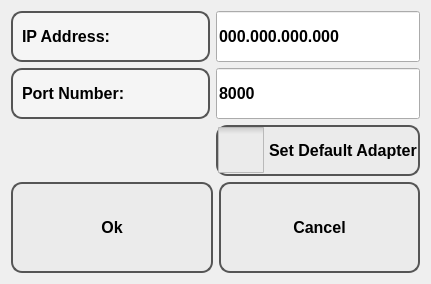
<?xml version="1.0" encoding="UTF-8"?>
<ui version="4.0">
 <class>TcpDialog</class>
 <widget class="QDialog" name="TcpDialog">
  <property name="geometry">
   <rect>
    <x>0</x>
    <y>0</y>
    <width>431</width>
    <height>282</height>
   </rect>
  </property>
  <property name="windowTitle">
   <string>TCP Dialog</string>
  </property>
  <layout class="QGridLayout" name="gridLayout">
   <item row="0" column="0">
    <widget class="QLabel" name="label">
     <property name="font">
      <font>
       <pointsize>12</pointsize>
       <weight>75</weight>
       <bold>true</bold>
      </font>
     </property>
     <property name="styleSheet">
      <string notr="true">QLabel {
background-color: rgb(245, 245, 245);
border: 2px solid #555;
border-radius: 11px;
padding: 5px;
}</string>
     </property>
     <property name="text">
      <string>IP Address:</string>
     </property>
    </widget>
   </item>
   <item row="0" column="1">
    <widget class="QLineEdit" name="lineEditIpAdress">
     <property name="minimumSize">
      <size>
       <width>191</width>
       <height>51</height>
      </size>
     </property>
     <property name="font">
      <font>
       <pointsize>12</pointsize>
       <weight>75</weight>
       <bold>true</bold>
      </font>
     </property>
     <property name="text">
      <string>000.000.000.000</string>
     </property>
    </widget>
   </item>
   <item row="1" column="0">
    <widget class="QLabel" name="label_2">
     <property name="font">
      <font>
       <pointsize>12</pointsize>
       <weight>75</weight>
       <bold>true</bold>
      </font>
     </property>
     <property name="styleSheet">
      <string notr="true">QLabel {
background-color: rgb(245, 245, 245);
border: 2px solid #555;
border-radius: 11px;
padding: 5px;
}</string>
     </property>
     <property name="text">
      <string>Port Number:</string>
     </property>
    </widget>
   </item>
   <item row="1" column="1">
    <widget class="QLineEdit" name="lineEditPort">
     <property name="minimumSize">
      <size>
       <width>191</width>
       <height>51</height>
      </size>
     </property>
     <property name="font">
      <font>
       <pointsize>12</pointsize>
       <weight>75</weight>
       <bold>true</bold>
      </font>
     </property>
     <property name="text">
      <string>8000</string>
     </property>
    </widget>
   </item>
   <item row="2" column="1">
    <widget class="QCheckBox" name="checkBox">
     <property name="minimumSize">
      <size>
       <width>111</width>
       <height>51</height>
      </size>
     </property>
     <property name="font">
      <font>
       <pointsize>12</pointsize>
       <weight>75</weight>
       <bold>true</bold>
      </font>
     </property>
     <property name="styleSheet">
      <string notr="true">QCheckBox:indicator {
     width: 46px;
     height: 46px;
 }

QCheckBox {
     spacing: 5px;
background-color: rgb(235, 235, 235);
border: 2px solid #555;
border-radius: 11px;
    
 }
</string>
     </property>
     <property name="text">
      <string>Set Default Adapter</string>
     </property>
    </widget>
   </item>
   <item row="3" column="0" colspan="2">
    <layout class="QHBoxLayout" name="horizontalLayout">
     <item>
      <widget class="QPushButton" name="pushButtonOk">
       <property name="sizePolicy">
        <sizepolicy hsizetype="Preferred" vsizetype="Preferred">
         <horstretch>0</horstretch>
         <verstretch>0</verstretch>
        </sizepolicy>
       </property>
       <property name="minimumSize">
        <size>
         <width>94</width>
         <height>91</height>
        </size>
       </property>
       <property name="font">
        <font>
         <pointsize>12</pointsize>
         <weight>75</weight>
         <bold>true</bold>
        </font>
       </property>
       <property name="styleSheet">
        <string notr="true">QPushButton {
background-color: rgb(235, 235, 235);
border: 2px solid #555;
border-radius: 11px;
padding: 5px;
background: qradialgradient(cx: 0.3, cy: -0.4,
fx: 0.3, fy: -0.4,
radius: 1.35, stop: 0 #fff, stop: 1 #888);
min-width: 80px;
}

QPushButton:pressed {
background: qradialgradient(cx: 0.4, cy: -0.1,
fx: 0.4, fy: -0.1,
radius: 1.35, stop: 0 #fff, stop: 1 #ddd);
}</string>
       </property>
       <property name="text">
        <string>Ok</string>
       </property>
      </widget>
     </item>
     <item>
      <widget class="QPushButton" name="pushButtonCancel">
       <property name="sizePolicy">
        <sizepolicy hsizetype="Preferred" vsizetype="Preferred">
         <horstretch>0</horstretch>
         <verstretch>0</verstretch>
        </sizepolicy>
       </property>
       <property name="minimumSize">
        <size>
         <width>94</width>
         <height>91</height>
        </size>
       </property>
       <property name="font">
        <font>
         <pointsize>12</pointsize>
         <weight>75</weight>
         <bold>true</bold>
        </font>
       </property>
       <property name="styleSheet">
        <string notr="true">QPushButton {
background-color: rgb(235, 235, 235);
border: 2px solid #555;
border-radius: 11px;
padding: 5px;
background: qradialgradient(cx: 0.3, cy: -0.4,
fx: 0.3, fy: -0.4,
radius: 1.35, stop: 0 #fff, stop: 1 #888);
min-width: 80px;
}

QPushButton:pressed {
background: qradialgradient(cx: 0.4, cy: -0.1,
fx: 0.4, fy: -0.1,
radius: 1.35, stop: 0 #fff, stop: 1 #ddd);
}</string>
       </property>
       <property name="text">
        <string>Cancel</string>
       </property>
      </widget>
     </item>
    </layout>
   </item>
   <item row="2" column="0">
    <spacer name="horizontalSpacer">
     <property name="orientation">
      <enum>Qt::Horizontal</enum>
     </property>
     <property name="sizeHint" stdset="0">
      <size>
       <width>40</width>
       <height>20</height>
      </size>
     </property>
    </spacer>
   </item>
  </layout>
 </widget>
 <resources/>
 <connections/>
</ui>
